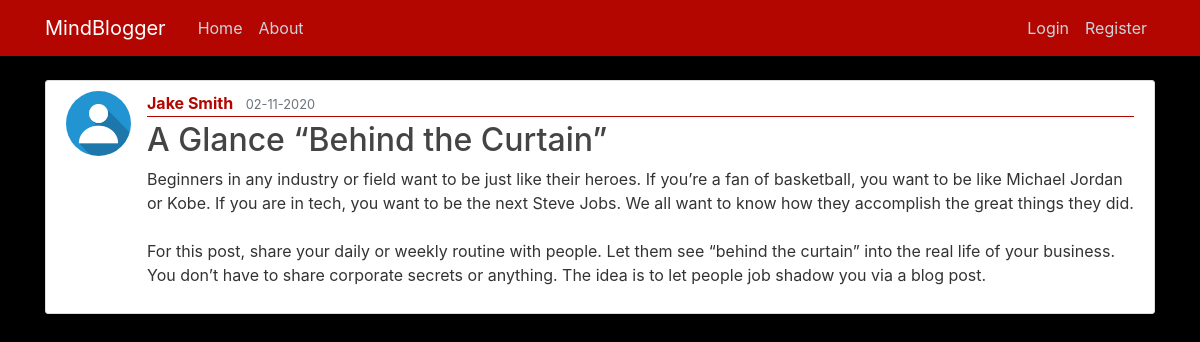
The app's page /post/17 with its own data.
### flask_blog/models.py (models this page shows, shortened)
class User(db.Model, UserMixin):
    id = db.Column(db.Integer, primary_key=True)
    username = db.Column(db.String(20), unique=True, nullable=False)
    email = db.Column(db.String(120), unique=True, nullable=False)
    image_file = db.Column(db.String(20), nullable=False, default='default.jpg')
    password = db.Column(db.String(60), nullable=False)
    posts = db.relationship('Post', backref='author', lazy=True)

class Post(db.Model):
    id = db.Column(db.Integer, primary_key=True)
    title = db.Column(db.String(100), nullable=False)
    date_posted = db.Column(db.DateTime, nullable=False, default=datetime.utcnow)
    content = db.Column(db.Text, nullable=False)
    user_id = db.Column(db.Integer, db.ForeignKey('user.id'), nullable=False)

### flask_blog/posts/routes.py (the view)
@posts.route("/post/<int:post_id>")
def post(post_id):
    post = Post.query.get_or_404(post_id)
    return render_template('post.html', title=post.title, post=post)

### flask_blog/templates/post.html (shortened to what this page needs)
{% extends "layout.html" %}
{% block content %}
<article class="media content-section">
    <img class="rounded-circle article-img" src="{{ url_for('static', filename='profile_pics/' + post.author.image_file) }}">
    <div class="media-body">
        <div class="article-metadata">
            <a class="mr-2" href="{{ url_for('users.user_posts', username=post.author.username) }}">{{ post.author.username }}</a>
            <small class="text-muted">{{ post.date_posted.strftime('%d-%m-%Y') }}</small>
        </div>
        <h2 class="article-title">{{ post.title }}</h2>
        <p class="article-content">{{ post.content }}</p>
    </div>
</article>
{% endblock content %}

### flask_blog/static/main.css (style rules this page uses)
body { background: #000; color: #333333; margin-top: 5rem; }
h1, h2, h3, h4, h5, h6 { color: #444444; }
.content-section { background: #ffffff; padding: 10px 20px; border: 1px solid #dddddd; border-radius: 3px; margin-bottom: 20px; }
.article-title { color: #444444; }
.article-content { white-space: pre-line; }
.article-img { height: 65px; width: 65px; margin-right: 16px; }
.article-metadata { padding-bottom: 1px; margin-bottom: 4px; border-bottom: 1px solid #b30600; }
.article-metadata a { color: #b30600; font-weight: bold; }

### records on screen
User: image_file (placeholder picture), author.username "Jake Smith"
Post: date_posted "02-11-2020", title "A Glance “Behind the Curtain”", content "Beginners in any industry or field want to be just like their heroes. If you’re a fan of basketball, you want to be like Michael Jordan or Kobe. If you are in tech, you want to be the next Steve Jobs. We all want to know how they accomplish the great things they did. For this post, share your daily or weekly routine with people. Let them see “behind the curtain” into the real life of your business. You don’t have to share corporate secrets or anything. The idea is to let people job shadow you via a blog post."
